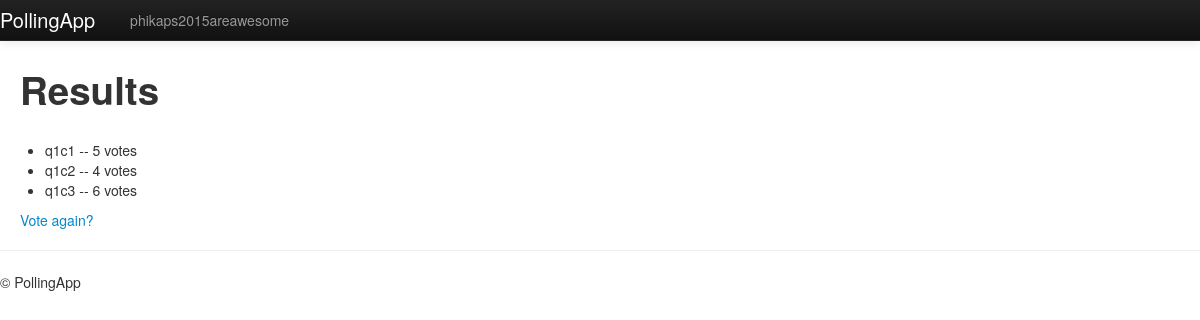
Page /polls/1/results/ on the committed database.
### polls/models.py (models this page shows, shortened)
class Choice(models.Model):
    poll = models.ForeignKey(Poll)
    choice_text = models.CharField(max_length=200)
    votes = models.IntegerField(default=0)

### polls/views.py (the view)
# urls.py: url(r'^(?P<pk>\d+)/results/$', views.ResultsView.as_view(), name='results'),
class ResultsView(generic.DetailView):
    model = Poll
    template_name = 'polls/results.html'

### polls/templates/polls/results.html
{% extends 'polls/base.html' %}
{% load static %}
{% block body_block %}
    <h1>Results</h1> <br/>
    <ul>
        {% for choice in poll.choice_set.all %}
            <li>{{ choice.choice_text }} -- {{ choice.votes }} vote{{ choice.votes|pluralize }}</li>
        {% endfor %}
    </ul>
    <a href="/polls/{{poll.id}}">Vote again?</a>
{% endblock %}

### rows in the picture
Choice: choice_text "q1c1", votes "5"
Choice: choice_text "q1c2", votes "4"
Choice: choice_text "q1c3", votes "6"
